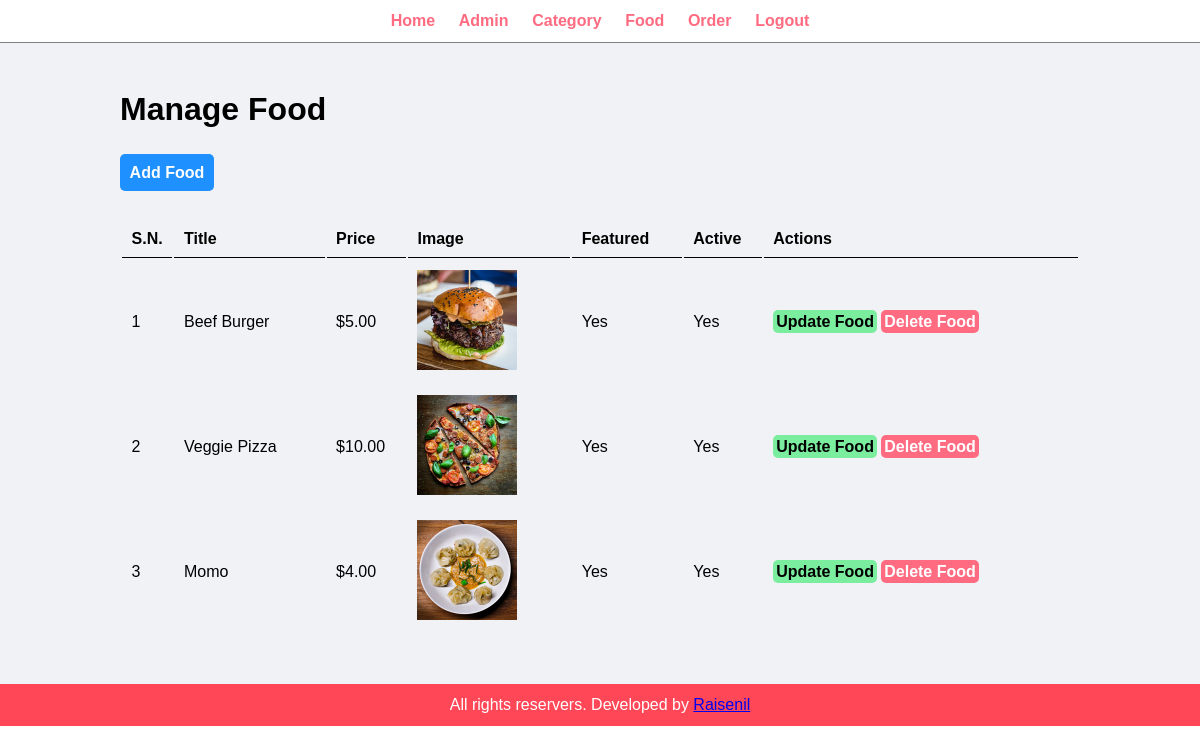
Screenshot of /admin/manage-food.php (signed in) with the database file from the repository.
### tables this page shows
CREATE TABLE `tbl_food` (
  `id` int(10) UNSIGNED NOT NULL,
  `title` varchar(100) NOT NULL,
  `description` text NOT NULL,
  `price` decimal(10,2) NOT NULL,
  `image_name` varchar(255) NOT NULL,
  `category_id` int(10) UNSIGNED NOT NULL,
  `featured` varchar(10) NOT NULL,
  `active` varchar(10) NOT NULL
);

### admin/manage-food.php (the view, shortened to what this page needs)
<?php
    include("partials/menu.php");
?>
    <div class="main-content">
        <div class="wrapper">
            <h1>Manage Food</h1>
            <br>
            <br>
            <a href="<?php echo SITEURL;?>admin/add-food.php" class="btn-primary">Add Food</a>
            <br><br><br>
            <table class="tbl-full">
                <tr>
                    <th>S.N.</th>
                    <th>Title</th>
                    <th>Price</th>
                    <th>Image</th>
                    <th>Featured</th>
                    <th>Active</th>
                    <th>Actions</th>
                </tr>
                <?php
                    $sql = "SELECT * FROM tbl_food";
                    $res=mysqli_query($conn, $sql);
                    if($res==TRUE){
                        $count = mysqli_num_rows($res);
                        $sn=1;
                        if($count>0){
                            while($rows=mysqli_fetch_assoc($res)){
                                $id = $rows['id'];
                                $title = $rows['title'];
                                $price = $rows['price'];
                                $image_name = $rows['image_name'];
                                $featured = $rows['featured'];
                                $active = $rows['active'];
                            ?>
                            <tr>
                                <td><?php echo $sn++?></td>
                                <td><?php echo $title?></td>
                                <td>$<?php echo $price?></td>
                                <td>
                                    <?php
                                        if($image_name!=""){
                                            ?>
                                                <img src="<?php echo SITEURL;?>images/food/<?php echo $image_name;?>" width= "100px">
                                            <?php
                                        }else{
                                            echo "<div class = 'error'>Image Not Added.</div>";
                                        }
                                    ?>
                                </td>
                                <td><?php echo $featured?></td>
                                <td><?php echo $active?></td>
                                <td>
                                    <a href="<?php echo SITEURL; ?>admin/update-food.php?id=<?php echo $id; ?>" class="btn-secondary">Update Food</a>
                                    <a href="<?php echo SITEURL; ?>admin/delete-food.php?id=<?php echo $id; ?>&image_name=<?php echo $image_name;?>" class="btn-red">Delete Food</a>
                                </td>
                            </tr>
                            <?php
                            }
                        }else{
                            ?>
                            <tr>
                                <td colspan = "6"><div class="error">No Food Added.</div></td>
                            </tr>
                            <?php
                        }
                    }
                ?>
            </table>
        </div>
    </div>
<?php include("partials/footer.php");?>

### css/admin.css (style rules this page uses)
* { margin: 0 0; padding: 0 0; font-family: Arial, Helvetica, sans-serif; }
.wrapper { padding: 1%; width: 80%; margin: 0 auto; }
.tbl-full { width: 100%; }
table tr th { border-bottom: 1px solid black; padding: 1%; text-align: left; }
table tr td { padding: 1%; }
.btn-primary { background-color: #1e90ff; padding: 1%; color: white; text-decoration: none; font-weight: bold; border-radius: 5px; }
.btn-secondary { background-color: #7bed9f; padding: 1%; color: black; text-decoration: none; font-weight: bold; border-radius: 5px; }
.btn-red { background-color: #ff6b81; padding: 1%; color: white; text-decoration: none; font-weight: bold; border-radius: 5px; }
.main-content { background-color: #f1f2f6; padding: 3% 0; }

### rows the page displays
tbl_food: title "Beef Burger", price "5.00", image_name (picture), featured "Yes", active "Yes"
tbl_food: title "Veggie Pizza", price "10.00", image_name (picture), featured "Yes", active "Yes"
tbl_food: title "Momo", price "4.00", image_name (picture), featured "Yes", active "Yes"
